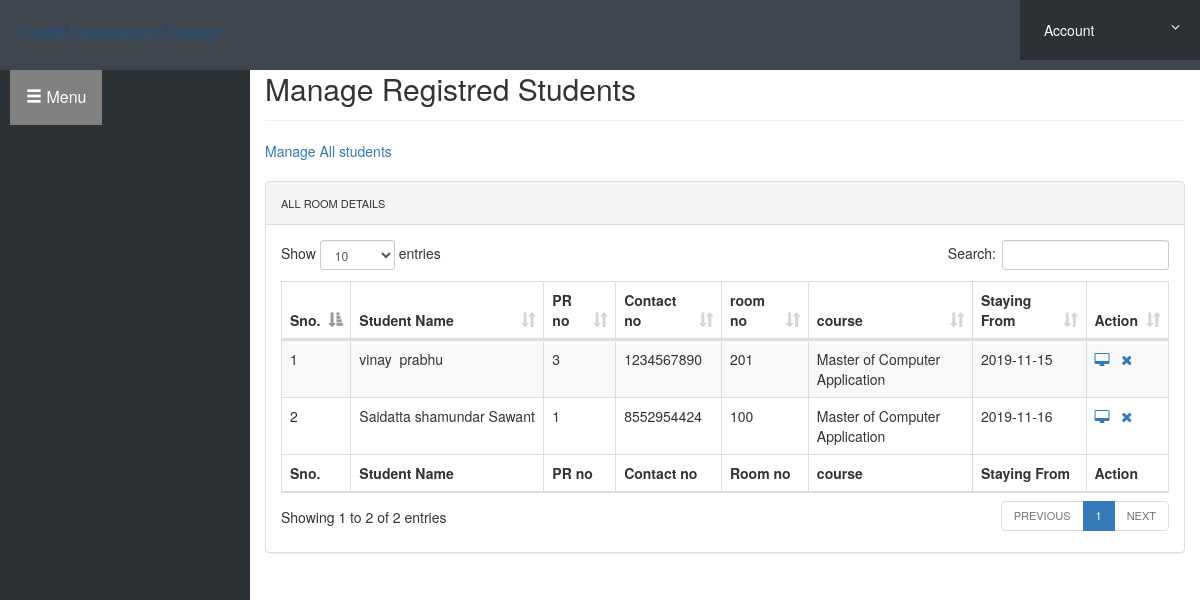
The page /hostel/admin/manage-students.php (signed in) on the database its author committed.
### tables this page shows
CREATE TABLE `userregistration` (
  `id` int(11) NOT NULL,
  `regNo` varchar(255) DEFAULT NULL,
  `firstName` varchar(255) DEFAULT NULL,
  `middleName` varchar(255) DEFAULT NULL,
  `lastName` varchar(255) DEFAULT NULL,
  `gender` varchar(255) DEFAULT NULL,
  `contactNo` bigint(20) DEFAULT NULL,
  `email` varchar(255) DEFAULT NULL,
  `password` varchar(255) DEFAULT NULL,
  `regDate` timestamp NULL DEFAULT current_timestamp(),
  `updationDate` varchar(45) DEFAULT NULL,
  `passUdateDate` varchar(45) DEFAULT NULL
);

CREATE TABLE `registration` (
  `id` int(11) NOT NULL,
  `roomno` int(11) DEFAULT NULL,
  `seater` int(11) DEFAULT NULL,
  `feespm` int(11) DEFAULT NULL,
  `foodstatus` int(11) DEFAULT NULL,
  `stayfrom` date DEFAULT NULL,
  `duration` int(11) DEFAULT NULL,
  `course` varchar(500) DEFAULT NULL,
  `emailid` varchar(500) DEFAULT NULL,
  `pmntAddress` varchar(500) DEFAULT NULL,
  `pmntCity` varchar(500) DEFAULT NULL,
  `pmnatetState` varchar(500) DEFAULT NULL,
  `pmntPincode` int(11) DEFAULT NULL,
  `postingDate` timestamp NULL DEFAULT current_timestamp(),
  `updationDate` varchar(500) DEFAULT NULL,
  `id1` int(11) NOT NULL
);

### hostel/admin/manage-students.php (the view, shortened to what this page needs)
<?php
include('includes/config.php');
?>
<!doctype html>
<html lang="en" class="no-js">
<head>
	<link rel="stylesheet" href="css/font-awesome.min.css">
	<link rel="stylesheet" href="css/bootstrap.min.css">
	<link rel="stylesheet" href="css/dataTables.bootstrap.min.css">
	<link rel="stylesheet" href="css/bootstrap-social.css">
	<link rel="stylesheet" href="css/bootstrap-select.css">
	<link rel="stylesheet" href="css/fileinput.min.css">
	<link rel="stylesheet" href="css/awesome-bootstrap-checkbox.css">
	<link rel="stylesheet" href="css/style.css">
	<link rel="stylesheet" href="css/menu.css">
	<link rel="stylesheet" href="https://maxcdn.bootstrapcdn.com/bootstrap/3.4.0/css/bootstrap.min.css">
</head>
<body>
	<?php include('includes/header.php');?>
	<div class="ts-main-content">
			<?php include('includes/sidebar.php');?>
		<div class="content-wrapper">
			<div class="container-fluid">
				<div class="row">
					<div class="col-md-12">
						<h2 class="page-title" style="margin-top:4%">Manage Registred Students</h2>
							<a href="unregistered.php" >Manage All students</a>
						<div class="panel panel-default">
							<div class="panel-heading">All Room Details</div>
							<div class="panel-body">
								<table id="zctb" class="display table table-striped table-bordered table-hover" cellspacing="0" width="100%">
									<thead>
										<tr>
											<th>Sno.</th>
											<th>Student Name</th>
											<th>PR no</th>
											<th>Contact no </th>
											<th>room no  </th>
											<th>course </th>
											<th>Staying From </th>
											<th>Action</th>
										</tr>
									</thead>
									<tfoot>
										<tr>
											<th>Sno.</th>
											<th>Student Name</th>
											<th>PR no</th>
											<th>Contact no </th>
											<th>Room no  </th>
											<th>course </th>
											<th>Staying From </th>
											<th>Action</th>
										</tr>
									</tfoot>
									<tbody>
<?php
$ret="select * from registration";
$stmt= $mysqli->prepare($ret) ;
$stmt->execute() ;
$res=$stmt->get_result();
$cnt=1;
while($row=$res->fetch_object())
	  {
	  	$ret1="select * from userregistration where id='$row->id1'";
		$stmt1= $mysqli->prepare($ret1) ;
		$stmt1->execute() ;
		$res1=$stmt1->get_result();
		while($row1=$res1->fetch_object())
		{
	  	?>
<tr><td><?php echo $cnt;;?></td>
<td><?php echo $row1->firstName;?>&nbsp;<?php echo $row1->middleName;?>&nbsp;<?php echo $row1->lastName;?></td>
<td><?php echo $row1->regNo;?></td>
<td><?php echo $row1->contactNo;?></td>
<td><?php echo $row->roomno;?></td>
<td><?php echo $row->course;?></td>
<td><?php echo $row->stayfrom;?></td>
<td>
<a href="javascript:void(0);"  onClick="popUpWindow('http://localhost/project/Hostel_management_System_Project/hostel/admin/full-profile.php?id=<?php echo $row->emailid;?>');" title="View Full Details"><i class="fa fa-desktop"></i></a>&nbsp;&nbsp;
<a href="manage-students.php?del=<?php echo $row->id;?>" title="Delete Record" onclick="return confirm("Do you want to delete");"><i class="fa fa-close"></i></a></td>
										</tr>
									<?php
$cnt=$cnt+1;
									 }
									 }
									 ?>
									</tbody>
								</table>
							</div>
						</div>
					</div>
				</div>
			</div>
		</div>
	</div>
</body>
</html>

### hostel/admin/css/style.css (style rules this page uses)
html { font-size: 14px; }
@media only screen and (min-width: 480px) { html { font-size: 17px; } }
@media only screen and (min-width: 768px) { html { font-size: 14px; } }
body { font-size: 1em; }
a { color: #37a6c4; }
.panel { overflow: hidden; }
.page-title { padding-bottom: 15px; margin-bottom: 20px; border-bottom: 1px solid #f0f0f0; }
.ts-main-content .content-wrapper { padding-top: 15px; margin-top: 20px; }
@media only screen and (min-width: 992px) { .ts-main-content .content-wrapper { margin-left: 250px; } }

### rows shown on the page
registration: roomno "201", course "Master of Computer Application", stayfrom "2019-11-15"
userregistration: firstName "vinay", lastName "prabhu", regNo "3", contactNo "1234567890"
registration: roomno "100", course "Master of Computer Application", stayfrom "2019-11-16"
userregistration: firstName "Saidatta", middleName "shamundar", lastName "Sawant", regNo "1", contactNo "8552954424"
